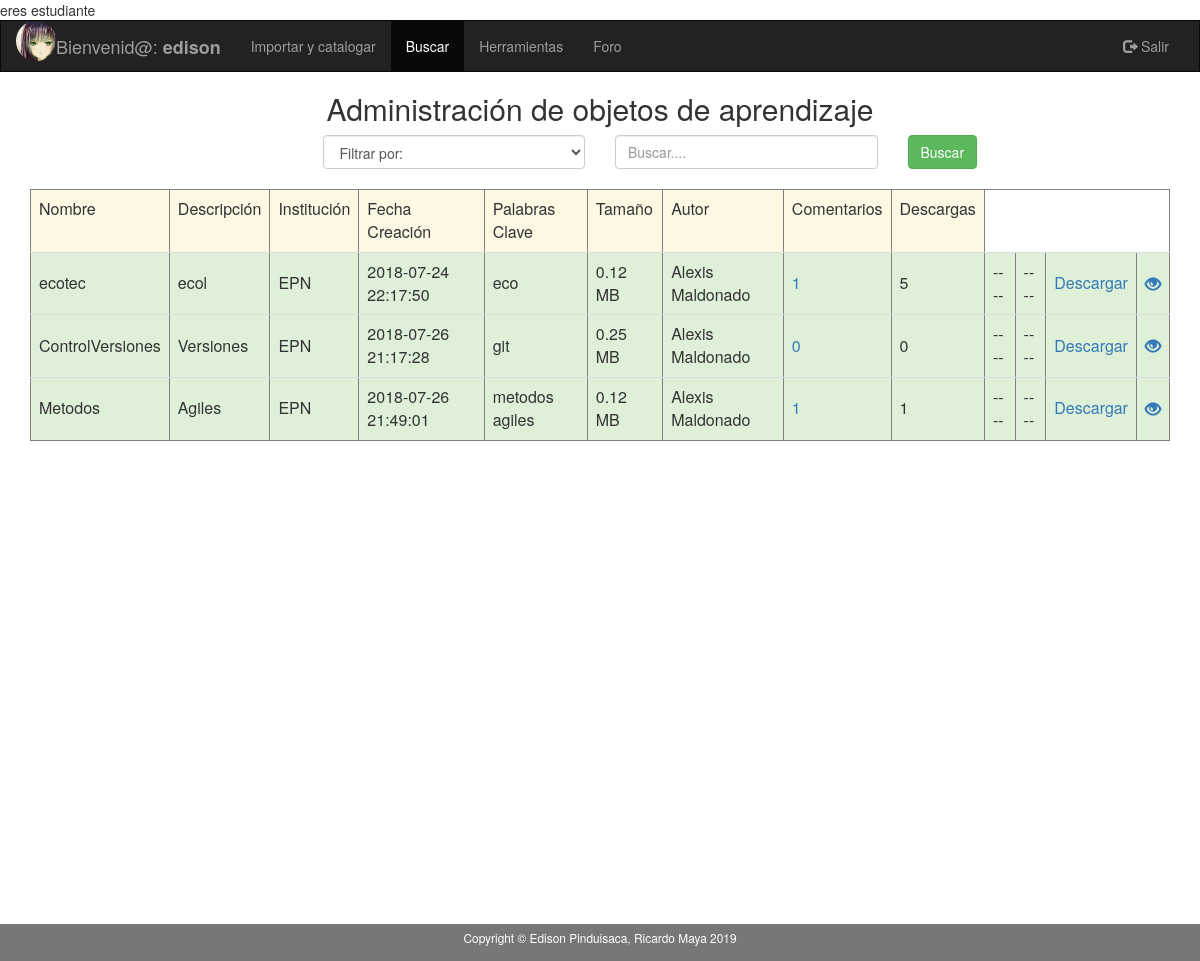
The app's page /sgoa/aplicacion/modulos_profesor/pro_buscar.php (signed in) with its own data.
### tables this page shows
CREATE TABLE `estudiante` (
  `idestudiante` int(11) NOT NULL,
  `ci` varchar(45) DEFAULT NULL,
  `nombres` varchar(45) DEFAULT NULL,
  `apellidos` varchar(45) DEFAULT NULL,
  `carrera` varchar(45) DEFAULT NULL,
  `id_facultad` int(11) DEFAULT NULL,
  `mail` varchar(45) DEFAULT NULL,
  `id_usuario` int(11) DEFAULT NULL,
  `ruta_imagen` varchar(100) DEFAULT NULL
);

CREATE TABLE `objeto_aprendizaje` (
  `idobjeto_aprendizaje` int(11) NOT NULL,
  `nombre` varchar(45) DEFAULT NULL,
  `descripcion` varchar(500) DEFAULT NULL,
  `id_usuario` int(11) DEFAULT NULL,
  `institucion` varchar(45) DEFAULT NULL,
  `fechaCreacion` timestamp NOT NULL DEFAULT CURRENT_TIMESTAMP,
  `palabras_clave` varchar(500) DEFAULT NULL,
  `tamanio` varchar(45) DEFAULT NULL,
  `ruta` varchar(45) DEFAULT NULL,
  `materia` varchar(50) DEFAULT NULL,
  `descarga` int(11) DEFAULT NULL
);

CREATE TABLE `profesor` (
  `idprofesor` int(11) NOT NULL,
  `ci` varchar(10) DEFAULT NULL,
  `nombres` varchar(45) DEFAULT NULL,
  `apellidos` varchar(45) DEFAULT NULL,
  `id_departamento` int(11) DEFAULT NULL,
  `id_facultad` int(11) DEFAULT NULL,
  `mail` varchar(45) DEFAULT NULL,
  `id_usuario` int(11) DEFAULT NULL,
  `ruta_imagen` varchar(500) DEFAULT NULL
);

### sgoa/aplicacion/clases_negocio/funciones_oa_estudiante.php (called while the page is built, shortened)
<?php
function obtener_imagen_es($usuario) {
    $conexion = new Conexion();
    $statement = 'select es.ruta_imagen from usuario as us, estudiante as es where us.idUsuario=es.id_usuario and us.usuario=?';
    $consulta = $conexion->prepare($statement);
    $consulta->setFetchMode(PDO::FETCH_ASSOC);
    $consulta->execute([$usuario]);
    if ($consulta->rowCount() != 0) {
        $fila = $consulta->fetch();
        $imagen = $fila['ruta_imagen'];
    }
    if (isset($imagen)) {
        return $imagen;
    } else {
        return null;
    }
}
?>

### sgoa/aplicacion/clases_negocio/funciones_oa_profesor.php (called while the page is built, shortened)
<?php
function obtener_tipo_usuario_con_id($id_usuario){
    $conexion = new Conexion();
    $statement = 'select * from usuario where idUsuario=?';
    $consulta = $conexion->prepare($statement);
    $consulta->setFetchMode(PDO::FETCH_ASSOC);
    $consulta->execute([$id_usuario]);
    if ($consulta->rowCount() != 0) {
        $fila = $consulta->fetch();
        $tipo_usuario = $fila['tipo_usuario'];
    }
    if (isset($tipo_usuario)) {
        return $tipo_usuario;
    } else {
        return null;
    }
}
function obtener_id_profesor_con_id_usuario($id_usuario) {
    $conexion = new Conexion();
    $statement = 'select pro.idprofesor from usuario as us, profesor as pro where us.idUsuario=pro.id_usuario and us.idUsuario=?';
    $consulta = $conexion->prepare($statement);
    $consulta->setFetchMode(PDO::FETCH_ASSOC);
    $consulta->execute([$id_usuario]);
    if ($consulta->rowCount() != 0) {
        $fila = $consulta->fetch();
        $id_profesor = $fila['idprofesor'];
    }
    if (isset($id_profesor)) {
        return $id_profesor;
    } else {
        return null;
    }
}
function obtener_profesor_como_arreglo($id_profesor) {
    $conexion = new Conexion();
    $statement = 'select * from profesor where idprofesor=?';
    $consulta = $conexion->prepare($statement);
    $consulta->setFetchMode(PDO::FETCH_ASSOC);
    $consulta->execute([$id_profesor]);
    if ($consulta->rowCount() != 0) {
        $fila = $consulta->fetch();
    }
    if (isset($fila)) {
        return $fila;
    } else {
        return null;
    }
}
function obtener_nro_comentarios_oa($id_objeto_aprendizaje) {
    $conexion = new Conexion();
    $statement = 'select count(*) as nro_comentarios from objeto_aprendizaje as oa, comentario as c where oa.idobjeto_aprendizaje=c.id_objeto_aprendizaje and c.id_objeto_aprendizaje=?';
    $consulta = $conexion->prepare($statement);
    $consulta->setFetchMode(PDO::FETCH_ASSOC);
    $consulta->execute([$id_objeto_aprendizaje]);
    if ($consulta->rowCount() != 0) {
        $fila = $consulta->fetch();
        $id_profesor = $fila['nro_comentarios'];
    }
    if (isset($id_profesor)) {
        return $id_profesor;
    } else {
        return null;
    }
}
?>

### sgoa/aplicacion/modulos_profesor/pro_buscar.php (the view, shortened to what this page needs)
<?php
$usr=0;
if (@!$_SESSION['usuario']) {
    header("Location:../../index.php");
} elseif ($_SESSION['tipo_usuario'] == 'PRO') {
    echo "eres profesor";
} elseif ($_SESSION['tipo_usuario'] == 'ADM') {
    echo "eres administrador";
}elseif ($_SESSION['tipo_usuario'] == 'EST') {
    $usr=1;
}
?>
<!DOCTYPE html PUBLIC "-//W3C//DTD XHTML 1.0 Transitional//EN" "http://www.w3.org/TR/xhtml1/DTD/xhtml1-transitional.dtd">
<html xmlns="http://www.w3.org/1999/xhtml" lang="es">
<head>
    <link rel="stylesheet" href="../../plugins/bootstrap/css/bootstrap.min.css"></link>
</head>
<body>
<nav class="navbar navbar-inverse">
    <div class="container-fluid">
        <div class="navbar-header">
            <div class="pull-left image">
                <?php
                    if($usr==1){
                        require_once'../clases_negocio/funciones_oa_estudiante.php';
                    echo "<img id='imgId' src='". obtener_imagen_es($_SESSION['usuario']) . "' width='40' height='40' class='img-circle'>";
                    }else{
                        require_once'../clases_negocio/funciones_oa_profesor.php';
                        echo "<img id='imgId' src='". obtener_imagen_pro($_SESSION['usuario']) . "' width='40' height='40' class='img-circle'>";
                    }
                ?>
            </div>
            <a class="navbar-brand" href="#"> Bienvenid@: <strong><?php echo $_SESSION['usuario'] ?></strong></a>
        </div>
        <div class="collapse navbar-collapse" id="myNavbar">
            <ul class="nav navbar-nav">
                <li><a href="../modulos_profesor/pro_importar_catalogar.php">Importar y catalogar</a></li>
                <li class="active"><a href="../modulos_profesor/pro_buscar.php">Buscar</a></li>
                <li><a href="../modulos_profesor/pro_herramientas.php">Herramientas</a></li>
                <li><a data-step="5" data-intro="Puedes encontrar o crear temas de discucion" href="../modulos_comunes/index.php">Foro</a></li>
            </ul>
            <ul class="nav navbar-nav navbar-right">
                <li><a href="../desconectar_sesion.php"><span class="glyphicon glyphicon-log-out"></span> Salir</a></li>
            </ul>
        </div>
    </div>
</nav>
<div class="container-fluid text-center">
    <div class="row content">
        <div class="col-sm-12 text-center">
            <h2> Administración de objetos de aprendizaje</h2>
            <form action="../modulos_profesor/pro_ejecutar_buscar.php" method="post" enctype="multipart/form-data">
                <div class="col-md-3">
                </div>
                <div class="col-md-3 text-left ">
                    <select class= "form-control" name="tipo_criterio" dir="ltr" required>
                        <option value="">Filtrar por:</option>
                    </select></br>
                </div>
                <div class="col-md-3 text-center">
                    <input type="text" class="form-control" id="criterio_busqueda" placeholder="Buscar...." name="criterio_busqueda" required></br>
                </div>
                <div class="col-md-3 text-left">
                    <button id="registrar" type="submit" class="btn btn-success">Buscar</button>
                </div>
            </form>
            </div>
            <div class="container" >
                <table class="table table-striped"border ="1|1" class="table table-bordered" id="tabla">
                    <thead>
                    <tr class="warning">
                        <td>Nombre</td>
                        <td>Descripción</td>
                        <td>Institución</td>
                        <td>Fecha Creación</td>
                        <td>Palabras Clave</td>
                        <td>Tamaño</td>
                        <td>Autor</td>
                        <td>Comentarios</td>
                        <td>Descargas</td>
                    </tr>
                    </thead>
            </div>
            <?php
            require_once '../clases_negocio/funciones_oa_profesor.php';
            $statement = ("select * from objeto_aprendizaje");
            $conexion = new Conexion();
            $consulta = $conexion->prepare($statement);
            $consulta->setFetchMode(PDO::FETCH_ASSOC);
            $consulta->execute();
            $id_usuario = $_SESSION['id'];
            if ($consulta->rowCount() != 0) {
                while ($row = $consulta->fetch()) {
                    echo '<tr class="success">';
                    echo '<td>' . $row['nombre'] . '</td>';
                    echo '<td>' . $row['descripcion'] . '</td>';
                    echo '<td>' . $row['institucion'] . '</td>';
                    echo '<td>' . $row['fechaCreacion'] . '</td>';
                    echo '<td>' . $row['palabras_clave'] . '</td>';
                    echo '<td>' . number_format($row['tamanio'] / 1e6, 2, '.', '') . ' MB' . '</td>';
                    if (obtener_tipo_usuario_con_id($row['id_usuario']) == 'ADM') {
                        echo '<td>ADMINISTRADOR</td>';
                    } else {
                        $profesor = obtener_profesor_como_arreglo(obtener_id_profesor_con_id_usuario($row['id_usuario']));
                        echo '<td>' . $profesor['nombres'] . ' ' . $profesor['apellidos'] . '</td>';
                    }
                    echo '<td><a href="pro_comentarios.php?id='.$row['idobjeto_aprendizaje'].'">'. obtener_nro_comentarios_oa($row['idobjeto_aprendizaje']) . '</a></td>';
                    echo '<td>' . $row['descarga'] . '</td>';
                    if ($id_usuario == $row['id_usuario']) {
                        echo '<td><a href="pro_actualizar_oa.php?id=' . $row['idobjeto_aprendizaje'] . '"><span class="glyphicon glyphicon-refresh"></a></td>';
                        echo "<td><a onClick=\"javascript: return confirm('Realmente desea eliminar el objeto de aprendizaje?');\" href='pro_buscar.php?id=".$row['idobjeto_aprendizaje']."&idborrar=2'><span class='glyphicon glyphicon-trash'></a></td>";
                    } else {
                        echo '<td>----</td>';
                        echo '<td>----</td>';
                    }
                    echo "<td><a href=" . $row['ruta'] . "  onclick= \"myFunction('" . $row['idobjeto_aprendizaje'] . "');\" >Descargar</a></td>";
                    echo "<td><a href='#' onmouseover=\"hacer_hover('".$row['ruta']."');\"><span class='glyphicon glyphicon-eye-open'></a></td>";
                }
            }
            ?>
        </div>
        <div class="estadistica">
        <div class="column">
            <embed src= "../modulos_profesor/High/examples/pie-basic/index.php" height="500" width="600"></embed>
            </div>
            <div class="column">
            <embed src= "../modulos_profesor/High/examples/pie-basic/estadisticaDescargas.php" height="500" width="600"></embed>
            </div>
        </div>
    </div>
<footer class="label-default container-fluid text-center">
    <p class="copyright small">Copyright &copy; Edison Pinduisaca, Ricardo Maya 2019</p>
</footer>
</body>
</html>

### sgoa/aplicacion/modulos_profesor/pro_buscar.php (style rules this page uses)
.navbar { margin-bottom: 0; border-radius: 0; }
.row.content { height: 390px }
html { min-height: 100%; position: relative; }
body { margin:0; margin-bottom: 40px; }
footer { background-color: #555; color: white; padding: 15px; position: fixed; bottom: 0; width: 100%; padding-top:5px; padding-bottom:5px; }
.table > tbody > tr > td { vertical-align: middle; }
.estadistica { -webkit-column-count: 3; -moz-column-count: 3; column-count: 2; }

### records on screen
estudiante: ruta_imagen (picture)
objeto_aprendizaje: nombre "ecotec", descripcion "ecol", institucion "EPN", fechaCreacion "2018-07-24 22:17:50", palabras_clave "eco", $row['tamanio']/1e6 "0.12", id_usuario.nombres "Alexis", id_usuario.apellidos "Maldonado", idobjeto_aprendizaje "1", descarga "5"
objeto_aprendizaje: nombre "ControlVersiones", descripcion "Versiones", institucion "EPN", fechaCreacion "2018-07-26 21:17:28", palabras_clave "git", $row['tamanio']/1e6 "0.25", id_usuario.nombres "Alexis", id_usuario.apellidos "Maldonado", idobjeto_aprendizaje "0", descarga "0"
objeto_aprendizaje: nombre "Metodos", descripcion "Agiles", institucion "EPN", fechaCreacion "2018-07-26 21:49:01", palabras_clave "metodos agiles", $row['tamanio']/1e6 "0.12", id_usuario.nombres "Alexis", id_usuario.apellidos "Maldonado", idobjeto_aprendizaje "1", descarga "1"

### other values on screen
$_SESSION['usuario'] "edison"
